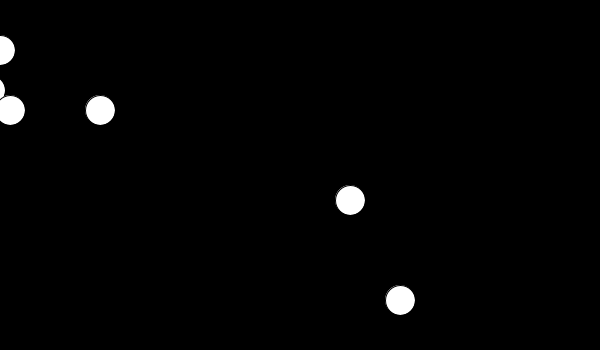
Frame 1 (no input)
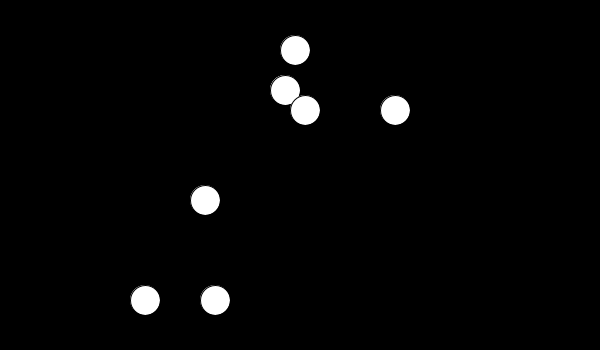
Frame 60 (the mouse pressed at the canvas centre just before this capture)
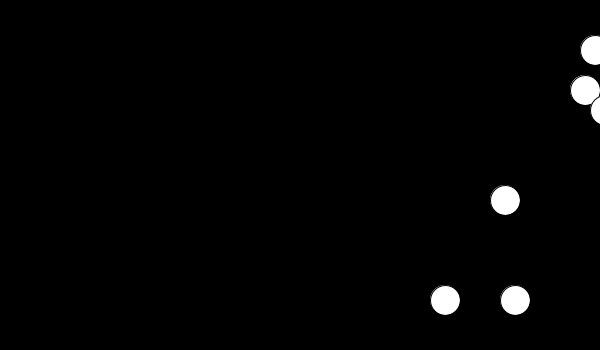
Frame 120 (the mouse held since frame 60 and released just before this capture)

The Processing sketch that drew these frames (run headless with seeded random() and noise(); from frame 60 on, the mouse is pressed at the canvas centre):

// Processing sketch: processing_12918
// ── processing_12918.pde

int circleX = 0;
int circleY = 100;

void setup()
{
  size(600,350);
}

void draw () {
  background (0);
  stroke (0);
  fill(255);
  ellipse(circleX, circleY/2,30,30);
  
  ellipse(circleX-10, circleY-10,30,30);
  ellipse(circleX+100, circleY+10,30,30);
  ellipse(circleX+400, circleY+200,30,30);
  ellipse(circleX+350, circleY+100,30,30);
  ellipse(circleX-10, circleY-10,30,30);
  ellipse(circleX-90, circleY+100,30,30);
  ellipse(circleX-150, circleY+200,30,30);
  ellipse(circleX-80, circleY+200,30,30);
  ellipse(circleX+10, circleY+10,30,30);
  ellipse(circleX+200, circleY-150,30,30);
  circleX = circleX +5;
}
